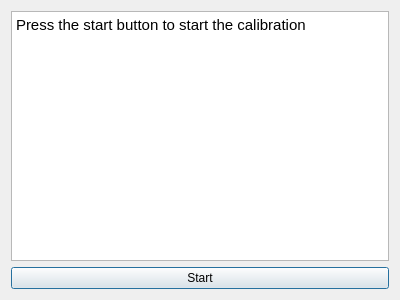
<?xml version="1.0" encoding="UTF-8"?>
<ui version="4.0">
 <class>Calibrate</class>
 <widget class="QDialog" name="Calibrate">
  <property name="geometry">
   <rect>
    <x>0</x>
    <y>0</y>
    <width>400</width>
    <height>300</height>
   </rect>
  </property>
  <property name="windowTitle">
   <string>Calibration</string>
  </property>
  <layout class="QVBoxLayout" name="verticalLayout">
   <item>
    <widget class="QTextBrowser" name="calibrationText">
     <property name="html">
      <string>&lt;!DOCTYPE HTML PUBLIC &quot;-//W3C//DTD HTML 4.0//EN&quot; &quot;http://www.w3.org/TR/REC-html40/strict.dtd&quot;&gt;
&lt;html&gt;&lt;head&gt;&lt;meta name=&quot;qrichtext&quot; content=&quot;1&quot; /&gt;&lt;style type=&quot;text/css&quot;&gt;
p, li { white-space: pre-wrap; }
&lt;/style&gt;&lt;/head&gt;&lt;body style=&quot; font-family:'Ubuntu'; font-size:11pt; font-weight:400; font-style:normal;&quot;&gt;
&lt;p style=&quot; margin-top:0px; margin-bottom:0px; margin-left:0px; margin-right:0px; -qt-block-indent:0; text-indent:0px;&quot;&gt;Press the start button to start the calibration&lt;/p&gt;&lt;/body&gt;&lt;/html&gt;</string>
     </property>
    </widget>
   </item>
   <item>
    <widget class="QPushButton" name="pushButton">
     <property name="text">
      <string>Start</string>
     </property>
    </widget>
   </item>
  </layout>
 </widget>
 <resources/>
 <connections/>
</ui>
